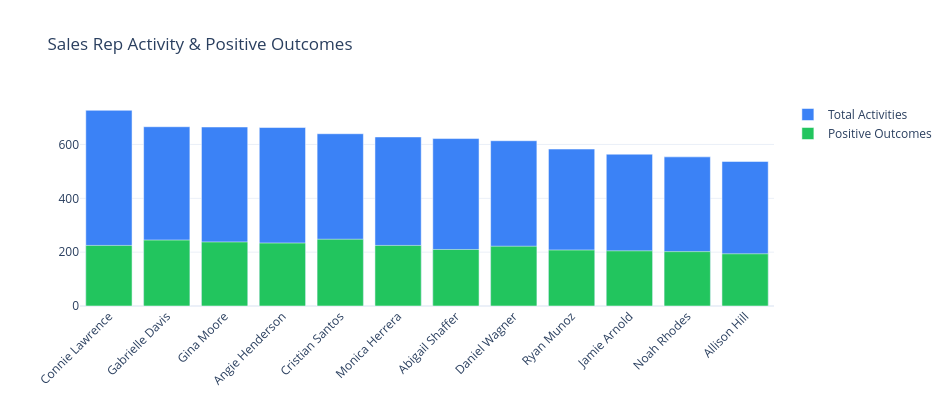

Write notebook code for a chart like this one.
### Markdown cell above
## 4. Sales Rep Performance

### Code cell
# ── Rep activity leaderboard ──
reps = q("""
    SELECT a2.owner as rep,
           COUNT(act.activity_id) as activities,
           COUNT(DISTINCT act.account_id) as accounts_touched,
           SUM(CASE WHEN act.outcome = 'positive' THEN 1 ELSE 0 END) as positive,
           ROUND(SUM(CASE WHEN act.outcome = 'positive' THEN 1.0 ELSE 0 END) / COUNT(*) * 100, 1) as win_rate
    FROM v_activities_clean act
    JOIN accounts a2 ON act.account_id = a2.account_id
    GROUP BY rep ORDER BY activities DESC
""")

fig = go.Figure()
fig.add_trace(go.Bar(x=reps.rep, y=reps.activities, name="Total Activities",
                     marker_color="#3b82f6"))
fig.add_trace(go.Bar(x=reps.rep, y=reps.positive, name="Positive Outcomes",
                     marker_color="#22c55e"))
fig.update_layout(barmode="overlay", title="Sales Rep Activity & Positive Outcomes",
                  height=400, width=950, xaxis_tickangle=-45)
fig.show()

print("\nRep leaderboard:")
for _, r in reps.head(5).iterrows():
    print(f"  {r.rep}: {r.activities:.0f} activities | {r.accounts_touched:.0f} accounts | {r.win_rate}% positive")

### Figure 1 — Plotly figure (JSON) as saved in the notebook; plotly's stock layout.template omitted (floating-point values rounded to 4 significant figures)
{"data": [{"marker": {"color": "#3b82f6"}, "name": "Total Activities", "type": "bar", "x": ["Connie Lawrence", "Gabrielle Davis", "Gina Moore", "Angie Henderson", "Cristian Santos", "Monica Herrera", "Abigail Shaffer", "Daniel Wagner", "Ryan Munoz", "Jamie Arnold", "Noah Rhodes", "Allison Hill"], "y": [727, 666, 665, 663, 640, 628, 622, 614, 583, 564, 554, 537]}, {"marker": {"color": "#22c55e"}, "name": "Positive Outcomes", "type": "bar", "x": ["Connie Lawrence", "Gabrielle Davis", "Gina Moore", "Angie Henderson", "Cristian Santos", "Monica Herrera", "Abigail Shaffer", "Daniel Wagner", "Ryan Munoz", "Jamie Arnold", "Noah Rhodes", "Allison Hill"], "y": [225, 245, 238, 234, 248, 225, 210, 222, 208, 205, 202, 194]}], "layout": {"barmode": "overlay", "height": 400, "title": {"text": "Sales Rep Activity & Positive Outcomes"}, "width": 950, "xaxis": {"tickangle": -45}}}
